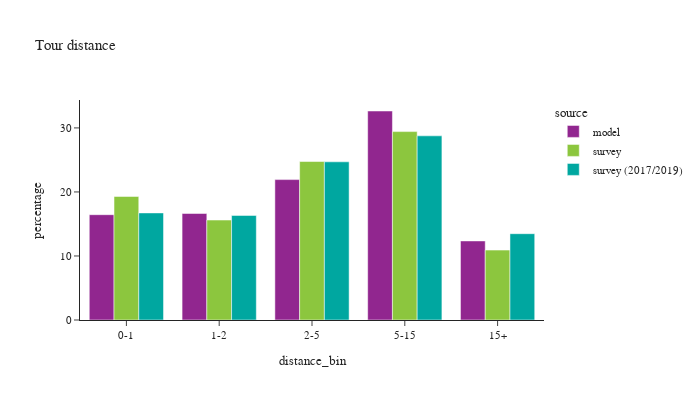

Notebook source saved alongside this figure:
### Code cell
def plot_bins(df:pd.DataFrame, filter=None, title_name=None):

    if filter is not None:
        df = df.loc[filter]
    df_plot = df.loc[(df['distance_bin'] != float('nan'))].groupby(['source','distance_bin'])['toexpfac'].sum().reset_index()

    df_plot['percentage'] = df_plot.groupby(['source'], group_keys=False)['toexpfac']. \
        apply(lambda x: 100 * x / float(x.sum()))

    df_plot_ct = df.loc[(df['distance_bin'] != float('nan'))].groupby(['source','distance_bin'])['toexpfac'].count().reset_index().rename(columns={'toexpfac':'sample count'})

    df_plot = df_plot.merge(df_plot_ct, on=['source','distance_bin'])

    if title_name:
        chart_title = "Tour distance by purpose: "+title_name
    else:
        chart_title = "Tour distance"

    fig = px.bar(df_plot, x="distance_bin", y="percentage", color="source",barmode="group",
                facet_col_wrap=2, hover_data=['sample count'],
                title=chart_title)
    fig.for_each_annotation(lambda a: a.update(text = a.text.split("=")[-1]))
    fig.update_layout(height=400, width=700, font=dict(size=11))
    fig.show()

plot_bins(tour)

### Figure 1 — Plotly figure (JSON) as saved in the notebook; plotly's stock layout.template omitted (floating-point values rounded to 4 significant figures)
{"data": [{"alignmentgroup": "True", "customdata": [[1043447], [1055669], [1391240], [2071027], [783526]], "hovertemplate": "source=model<br>distance_bin=%{x}<br>percentage=%{y}<br>sample count=%{customdata[0]}<extra></extra>", "legendgroup": "model", "marker": {"color": "#91268F", "pattern": {"shape": ""}}, "name": "model", "offsetgroup": "model", "orientation": "v", "showlegend": true, "textposition": "auto", "type": "bar", "x": ["0-1", "1-2", "2-5", "5-15", "15+"], "xaxis": "x", "y": [16.45, 16.64, 21.93, 32.64, 12.35], "yaxis": "y"}, {"alignmentgroup": "True", "customdata": [[2650], [1703], [2503], [2363], [899]], "hovertemplate": "source=survey<br>distance_bin=%{x}<br>percentage=%{y}<br>sample count=%{customdata[0]}<extra></extra>", "legendgroup": "survey", "marker": {"color": "#8CC63E", "pattern": {"shape": ""}}, "name": "survey", "offsetgroup": "survey", "orientation": "v", "showlegend": true, "textposition": "auto", "type": "bar", "x": ["0-1", "1-2", "2-5", "5-15", "15+"], "xaxis": "x", "y": [19.3, 15.61, 24.75, 29.42, 10.92], "yaxis": "y"}, {"alignmentgroup": "True", "customdata": [[6320], [4079], [5728], [5651], [1999]], "hovertemplate": "source=survey (2017/2019)<br>distance_bin=%{x}<br>percentage=%{y}<br>sample count=%{customdata[0]}<extra></extra>", "legendgroup": "survey (2017/2019)", "marker": {"color": "#00A7A0", "pattern": {"shape": ""}}, "name": "survey (2017/2019)", "offsetgroup": "survey (2017/2019)", "orientation": "v", "showlegend": true, "textposition": "auto", "type": "bar", "x": ["0-1", "1-2", "2-5", "5-15", "15+"], "xaxis": "x", "y": [16.72, 16.33, 24.7, 28.76, 13.48], "yaxis": "y"}], "layout": {"barmode": "group", "font": {"size": 11}, "height": 400, "legend": {"title": {"text": "source"}, "tracegroupgap": 0}, "title": {"text": "Tour distance"}, "width": 700, "xaxis": {"anchor": "y", "domain": [0.0, 1.0], "title": {"text": "distance_bin"}}, "yaxis": {"anchor": "x", "domain": [0.0, 1.0], "title": {"text": "percentage"}}}}
